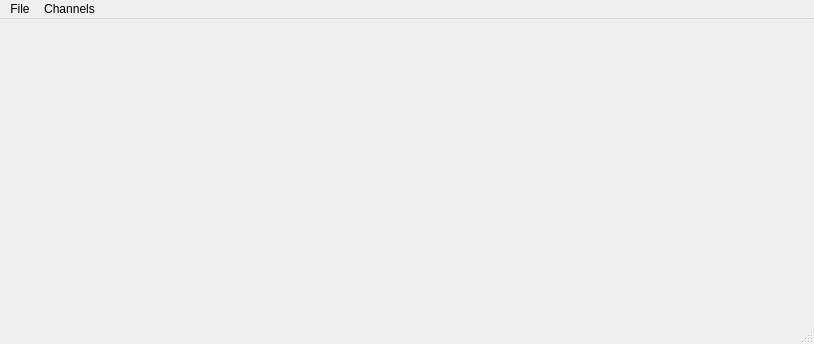
<?xml version="1.0" encoding="UTF-8"?>
<ui version="4.0">
 <class>MainWindow</class>
 <widget class="QMainWindow" name="MainWindow">
  <property name="geometry">
   <rect>
    <x>0</x>
    <y>0</y>
    <width>814</width>
    <height>344</height>
   </rect>
  </property>
  <property name="windowTitle">
   <string>MainWindow</string>
  </property>
  <widget class="QWidget" name="centralwidget"/>
  <widget class="QMenuBar" name="menubar">
   <property name="geometry">
    <rect>
     <x>0</x>
     <y>0</y>
     <width>814</width>
     <height>21</height>
    </rect>
   </property>
   <widget class="QMenu" name="menuChannels">
    <property name="title">
     <string>Channels</string>
    </property>
    <addaction name="separator"/>
    <addaction name="actionChannel_1"/>
    <addaction name="actionChannel_2"/>
    <addaction name="actionChannel_3"/>
    <addaction name="actionChannel_4"/>
    <addaction name="actionChannel_5"/>
    <addaction name="actionChannel_6"/>
    <addaction name="actionChannel_7"/>
    <addaction name="actionChannel_8"/>
    <addaction name="actionChannel_9"/>
    <addaction name="actionChannel_10"/>
    <addaction name="actionChannel_11"/>
    <addaction name="actionChannel_12"/>
   </widget>
   <widget class="QMenu" name="menuFile">
    <property name="title">
     <string>File</string>
    </property>
    <addaction name="actionOpen"/>
    <addaction name="actionSave"/>
   </widget>
   <addaction name="menuFile"/>
   <addaction name="menuChannels"/>
  </widget>
  <widget class="QStatusBar" name="statusbar"/>
  <action name="actionChannel_1">
   <property name="text">
    <string>Channel 1</string>
   </property>
  </action>
  <action name="actionChannel_2">
   <property name="text">
    <string>Channel 2</string>
   </property>
  </action>
  <action name="actionChannel_3">
   <property name="text">
    <string>Channel 3</string>
   </property>
  </action>
  <action name="actionChannel_4">
   <property name="text">
    <string>Channel 4</string>
   </property>
  </action>
  <action name="actionChannel_5">
   <property name="text">
    <string>Channel 5</string>
   </property>
  </action>
  <action name="actionChannel_6">
   <property name="text">
    <string>Channel 6</string>
   </property>
  </action>
  <action name="actionChannel_7">
   <property name="text">
    <string>Channel 7</string>
   </property>
  </action>
  <action name="actionChannel_8">
   <property name="text">
    <string>Channel 8</string>
   </property>
  </action>
  <action name="actionChannel_9">
   <property name="text">
    <string>Channel 9</string>
   </property>
  </action>
  <action name="actionChannel_10">
   <property name="text">
    <string>Channel 10</string>
   </property>
  </action>
  <action name="actionChannel_11">
   <property name="text">
    <string>Channel 11</string>
   </property>
  </action>
  <action name="actionChannel_12">
   <property name="text">
    <string>Channel 12</string>
   </property>
  </action>
  <action name="actionOpen">
   <property name="text">
    <string>Open ...</string>
   </property>
  </action>
  <action name="actionSave">
   <property name="text">
    <string>Save ...</string>
   </property>
  </action>
 </widget>
 <resources/>
 <connections/>
</ui>
